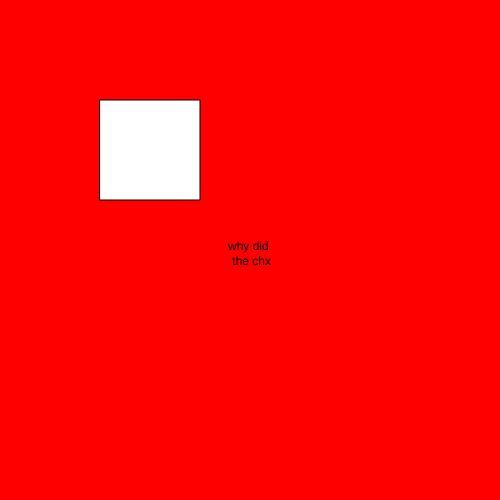
Frame 1 (no input)
Frame 60 (no input): identical to frame 1, image omitted
Frame 120 (the mouse pressed at the canvas centre since frame 60): identical to frame 1, image omitted

The p5.js sketch that drew this single still picture (run headless with seeded random() and noise() and a simulated clock; from frame 60 on, the mouse is pressed at the canvas centre):

// p5.js sketch
// ── sketch.js
/// <reference path="../../libs/TSDef/p5.global-mode.d.ts" /> 


let state = 0;

function setup() {
  createCanvas(500, 500);
  textAlign(CENTER);
}

function draw() {
  switch(state) {
    case 0:
      background("red");
      text("why did \n the chx", width/2, height/2);
      break;

    case 1:
      background("blue");
      text("because", width/2, height/2);
      break;
  }

  rect(100, 100, 100, 100);


}


function mouseReleased() {

  if (mouseX > 100 && mouseX < 200 && mouseY > 100 && mouseY < 200) {

  state++ ;
  if (state > 1) state = 0;
  }

}
